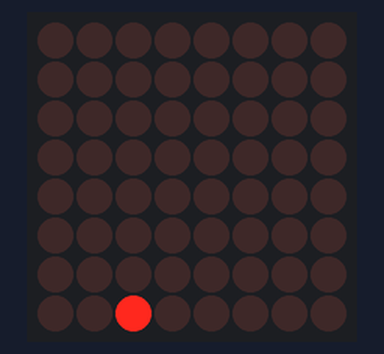
A sketch run on a simulated Arduino Uno, built with avr-gcc and run on an emulated ATmega328P. Shown: 8×8 LED matrix. Random numbers use the default seed unless the sketch sets one.

Above: at 0.05 s.
At 4.97 s:
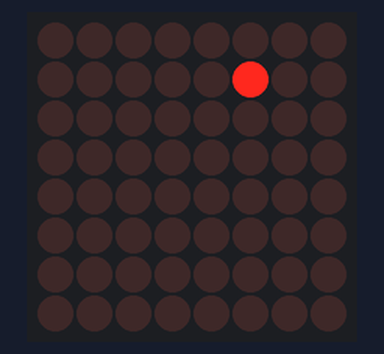
At 9.98 s:
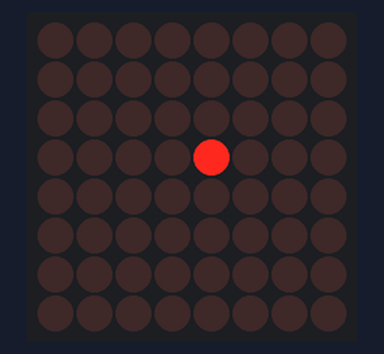
At 20.02 s:
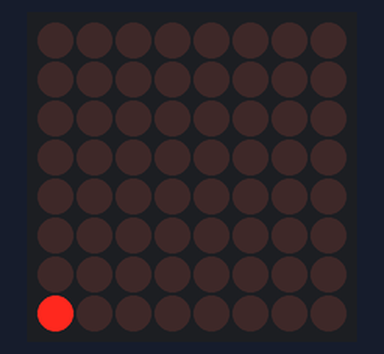
At 29.96 s:
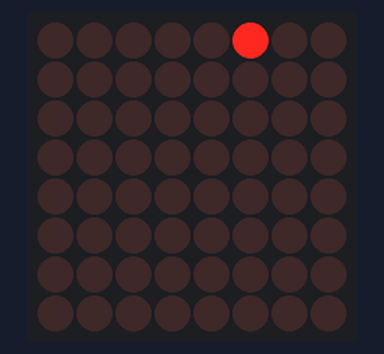
At 39.9 s:
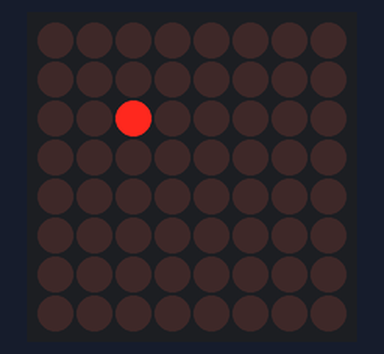

The sketch:

sketch_ennemies.ino
```cpp
#include "LedControl.h"

/*
 pin 12 is connected to the DataIn
 pin 11 is connected to the CLK
 pin 10 is connected to LOAD
 */
LedControl lc=LedControl(12,11,10,1);

unsigned long delaytime=100;

/*création d'une liste de paramètres d'un point, grace aux
quelles on pourra mettre à jour le déplacement du point*/
int columnState;
int rowState;
int columnStart;
int rowStart;
int pointParameters[4]={columnStart, rowStart, columnState, rowState};


int rowColumn;
int startingLine;
int startingPositionInLine;

void setup() {

  /*
   The MAX72XX is in power-saving mode on startup,
   we have to do a wakeup call
   */
  lc.shutdown(0,false);
  /* Set the brightness to a medium values */
  lc.setIntensity(0,8);
  /* and clear the display */
  lc.clearDisplay(0);

  randomSeed(analogRead(0));

}

void loop() {

  rowColumn = random(0,2);
  startingLine = random(0,2);
  startingPositionInLine = random(0,8);

  if (rowColumn == 0){
    if (startingLine == 0) {

      for (int i=0; i<8; i++) {

        lc.setLed(0, i, startingPositionInLine, true);
        delay(delaytime);
        lc.setLed(0, i, startingPositionInLine, false);
      }
    }
    else {
      for (int i=7; i>=0; i--) {

        lc.setLed(0, i, startingPositionInLine, true);
        delay(delaytime);
        lc.setLed(0, i, startingPositionInLine, false);
      }
    }
  }

  else {
    if (startingLine == 0) {


      for (int i=0; i<8; i++) {

        lc.setLed(0, startingPositionInLine, i, true);
        delay(delaytime);
        lc.setLed(0, startingPositionInLine, i, false);
      }

  }
    else {
      for (int i=7; i>=0; i--) {

        lc.setLed(0, startingPositionInLine, i, true);
        delay(delaytime);
        lc.setLed(0, startingPositionInLine, i, false);
      }
    }
  }

}

void updateeEnemies() {

}
```
